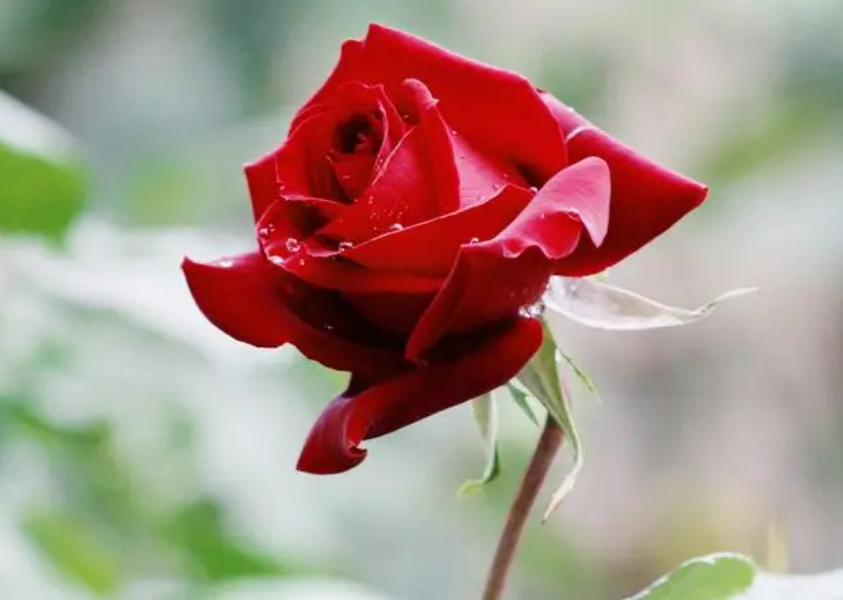
#> input picture 103-魏星/week5/flower.png, 843 x 600 px
$ python canny.py
#> lines starting #> are read from the running program, lines starting #| are printed output that depends on the picture; after the words box and inside, x2 and y2 are one past the last pixel; in counts of white or black regions, pixels touching at a corner belong together
import cv2
import matplotlib.pyplot as plt


'''
1、对图像进行灰度化
2、对图像进行高斯滤波
3、检测图像中的水平、垂直和对角边缘(如Prewitt，Sobel算子等)
4、对梯度幅值进行非极大值抑制
5、用双阈值算法检测和连接边缘
'''


img = cv2.imread("flower.png")
#> img is the input picture: shape (600, 843, 3); mean B, G, R 132.9, 144.5, 166.1
img_gray = cv2.cvtColor(img, cv2.COLOR_BGR2GRAY)
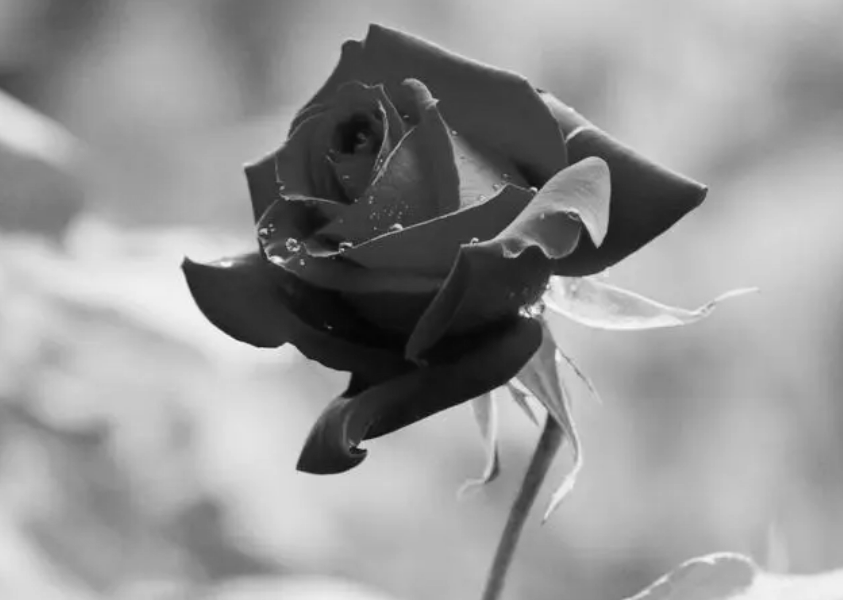
#> img_gray: shape (600, 843); min 5, max 250, mean 149.6

canny_img = cv2.Canny(img_gray, 200, 300)
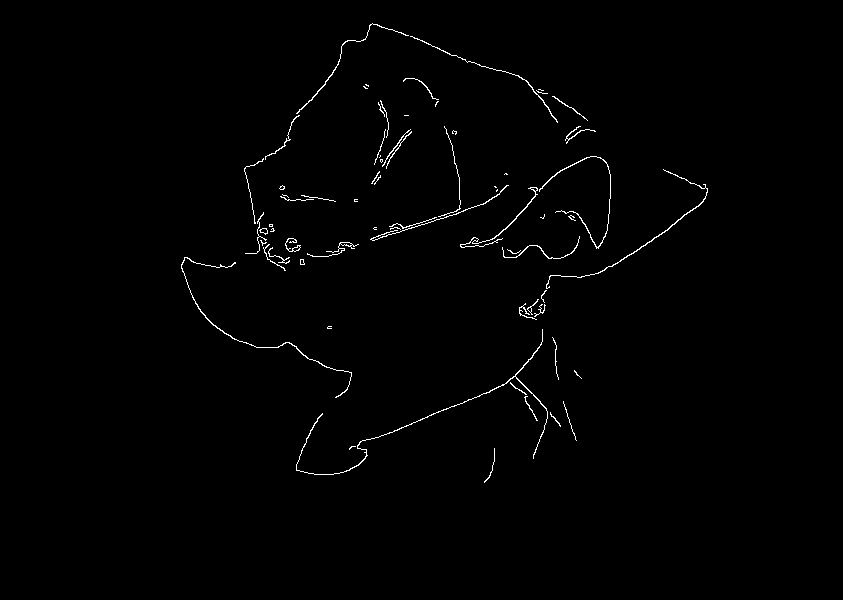
#> canny_img: shape (600, 843); 0.86% white in thin lines or dots, all inside (x1, y1, x2, y2) = (181, 23, 708, 483)

plt.show()
plt.figure()

plt.subplot(121)
plt.imshow(img_gray)
plt.subplot(122)
plt.imshow(canny_img)
plt.show()
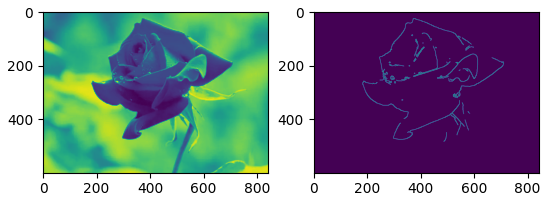
#> figure drawn by matplotlib, 2 panels
